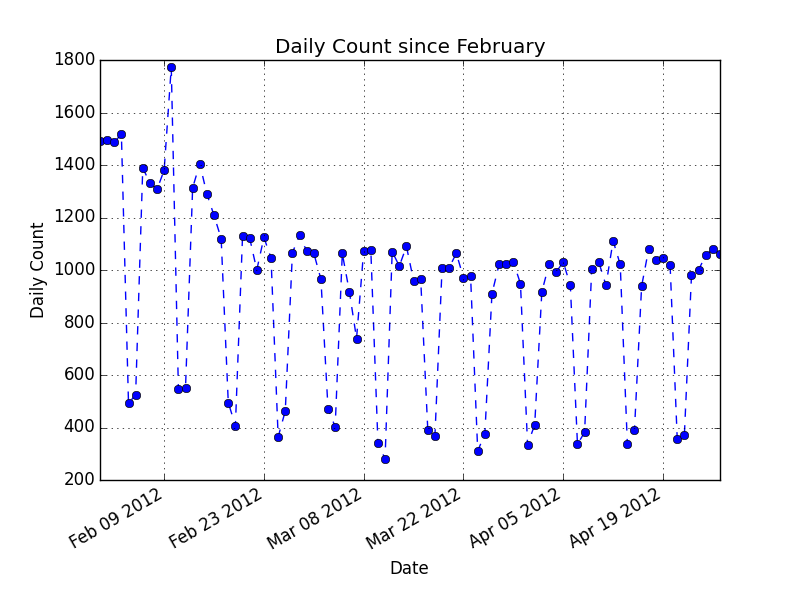

The Python source for this figure:
import numpy as np
import matplotlib.pyplot as plt
import datetime as DT

data= np.loadtxt('daily_count.csv', delimiter=',', 
         dtype={'names': ('date', 'count'),'formats': ('S10', 'i4')} )

x = [DT.datetime.strptime(key,"%Y-%m-%d") for (key, value) in data ]
y = [value for (key, value) in data]

fig = plt.figure()
ax = fig.add_subplot(111)
ax.grid()

fig.autofmt_xdate()

plt.plot(x,y,'b--o--')
plt.xlabel('Date')
plt.ylabel('Daily Count')
plt.title('Daily Count since February')

plt.savefig("dataviz.png")
